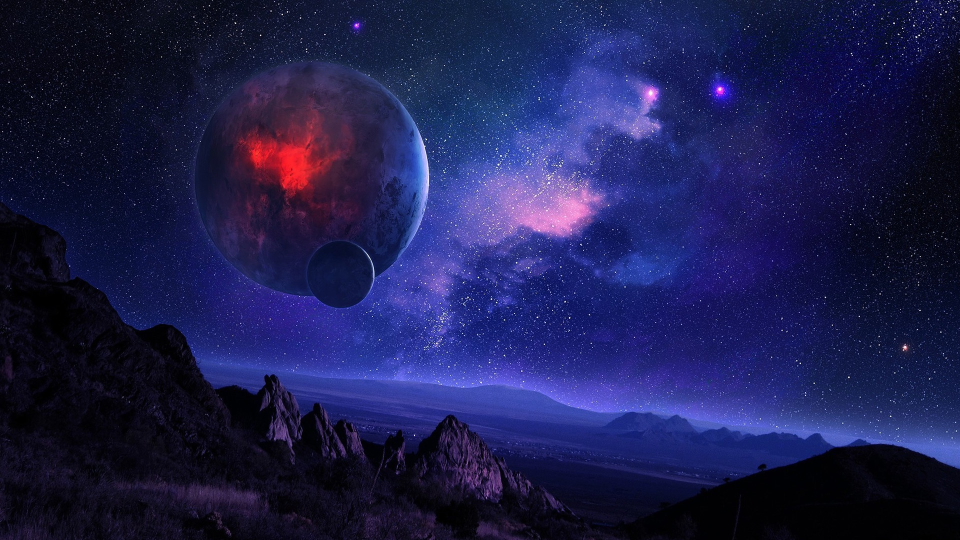
#> input picture 天象奇景.jpg, 1920 x 1080 px (shown at 1/2 size)
$ python '新的代码.py'
#> lines starting #> are read from the running program, lines starting #| are printed output that depends on the picture
from PIL import Image
img=Image.open("天象奇景.jpg")
#> img is the input picture: PIL image 1920x1080 RGB; mean R, G, B 28.9, 30, 78.7
# 创建两个变量


#缩放与拉伸
newsize=(50,150)
img_resize=img.resize(newsize)
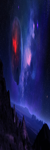
#> img_resize: PIL image 50x150 RGB; mean R, G, B 28.9, 30, 78.7
#> (the run stopped early here; a loop or call above may not have finished)
